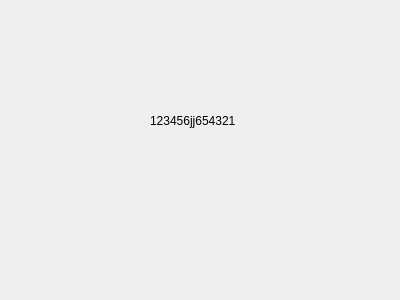
<?xml version="1.0" encoding="UTF-8"?>
<ui version="4.0">
 <class>Widget</class>
 <widget class="QWidget" name="Widget">
  <property name="geometry">
   <rect>
    <x>0</x>
    <y>0</y>
    <width>400</width>
    <height>300</height>
   </rect>
  </property>
  <property name="windowTitle">
   <string>Widget</string>
  </property>
  <widget class="QLabel" name="labelMove">
   <property name="geometry">
    <rect>
     <x>150</x>
     <y>100</y>
     <width>101</width>
     <height>41</height>
    </rect>
   </property>
   <property name="text">
    <string>123456jj654321</string>
   </property>
  </widget>
 </widget>
 <layoutdefault spacing="6" margin="11"/>
 <resources/>
 <connections/>
</ui>
